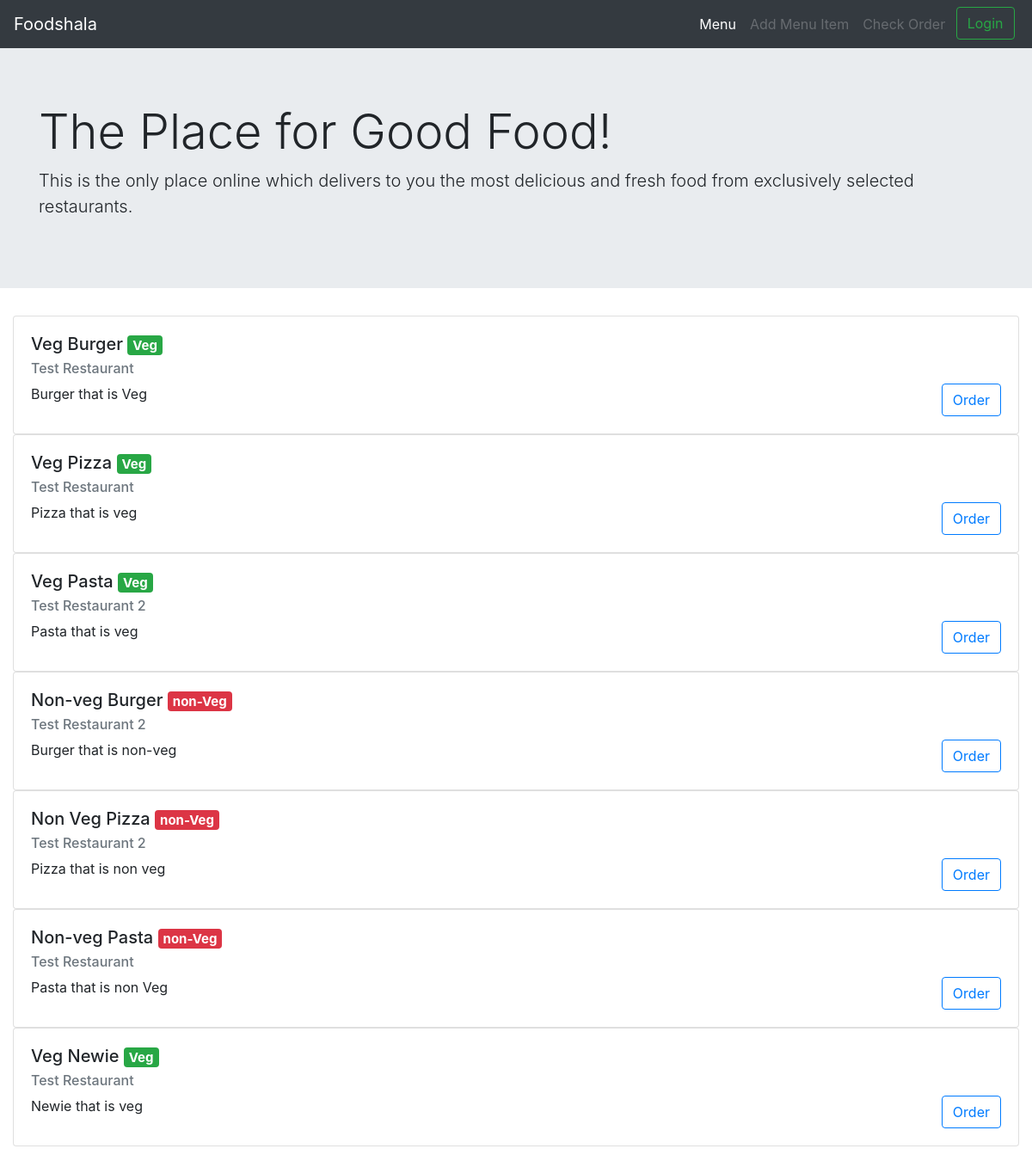
The page / on the database its author committed.
### tables this page shows
CREATE TABLE `menu` (
  `itemId` int(10) NOT NULL,
  `itemName` varchar(128) NOT NULL,
  `itemDescription` varchar(255) NOT NULL,
  `itemRestaurantId` int(11) NOT NULL,
  `itemPreference` enum('Veg','NonVeg') DEFAULT NULL
);

CREATE TABLE `users` (
  `userId` int(10) NOT NULL,
  `userName` varchar(128) NOT NULL,
  `userType` enum('Customer','Restaurant') DEFAULT 'Customer',
  `userEmail` varchar(128) NOT NULL,
  `userPassword` varchar(128) NOT NULL,
  `userPreference` enum('Veg','NonVeg') DEFAULT NULL
);

### index.php (the view, shortened to what this page needs)
<?php
$logged_in = false;
$disabled = '';
$disabledforc = '';
if (isset($_SESSION['type'])) {
    if ($_SESSION['type'] == 'Customer') {
        $disabled = 'disabled';
        $disabledforc = '';
    }
    else {
        $disabledforc = 'disabled';
    }
}
else {
    $disabled = 'disabled';
    $disabledforc = '';
}
$servername = "localhost";
$username = "root";
$password = "root";
$dbname = "foodshala";
try {
    $conn = new PDO("mysql:host=$servername;dbname=$dbname", $username, $password);
    $conn->setAttribute(PDO::ATTR_ERRMODE, PDO::ERRMODE_EXCEPTION);
    $stmt = $conn->prepare("SELECT itemId, itemName, itemDescription, userName, itemPreference FROM menu, users WHERE menu.itemRestaurantId=users.userId");
    $stmt->execute();
}
catch(PDOException $e) {
  echo "Error: " . $e->getMessage();
}
?>
<!DOCTYPE html>
<html lang="en">
    <head>
        <link rel="stylesheet" href="https://stackpath.bootstrapcdn.com/bootstrap/4.5.0/css/bootstrap.min.css">
    </head>
    <body>
        <nav class="navbar navbar-expand-lg navbar-dark bg-dark">
            <a class="navbar-brand" href="#">Foodshala</a>
            <div class="collapse navbar-collapse" id="navbarSupportedContent">
                <ul class="navbar-nav ml-auto">
                    <li class="nav-item active">
                        <a class="nav-link" href="#">Menu<span class="sr-only">(current)</span></a>
                    </li>
                    <li class="nav-item">
                        <a class="nav-link <?php echo $disabled;?>" href="addMenuItem.php" >Add Menu Item</a>
                    </li>
                    <li class="nav-item">
                        <a class="nav-link <?php echo $disabled;?>" href="orders.php" >Check Order</a>
                    </li>
                    <?php if($logged_in == false){
                    echo '<li class="nav-item">';
                        echo '<a class="btn btn-outline-success" href="login.php" role="button">Login</a>';
                    echo '</li>';}
                    else {
                        echo '<li class="nav-item">';
                            echo '<a class="btn btn-outline-success" href="#" role="button">Logged in as '.$_SESSION['name'].'</a>';
                        echo '</li>';}
                    ?>
                </ul>
            </div>
        </nav>
        <div class="jumbotron jumbotron-fluid">
            <div class="container">
                <h1 class="display-4">The Place for Good Food!</h1>
                <p class="lead">This is the only place online which delivers to you the most delicious and fresh food from exclusively selected restaurants.</p>
            </div>
        </div>
        <div class="container-fluid">
            <?php while ($row = $stmt->fetch()) {
            echo '<div class="card">';
                echo '<div class="card-body">';
                    echo '<h5 class="card-title">' . $row['itemName'];
                    if($row['itemPreference']=='Veg')
                    {
                        echo '&nbsp;<span class="badge badge-success">Veg</span>';
                    }
                    else {
                        echo '&nbsp;<span class="badge badge-danger">non-Veg</span>';
                    }
                    echo '</h5>';
                    echo '<h6 class="card-subtitle mb-2 text-muted">' . $row['userName'] . '</h6>';
                    echo '<p class="card-text">' . $row['itemDescription'];
                        echo '<a  href="index.php?item=' . $row['itemId']. '" class="btn btn-outline-primary float-right '.$disabledforc.'" role="button">Order</a>';
                    echo '</p>';
                echo '</div>';
            echo '</div>';}
            ?>
        </div>
        <br>
    </body>
</html>

### rows shown on the page
menu: itemName "Veg Burger", itemPreference "Veg", itemRestaurantId.userName "Test Restaurant", itemDescription "Burger that is Veg"
menu: itemName "Veg Pizza", itemPreference "Veg", itemRestaurantId.userName "Test Restaurant", itemDescription "Pizza that is veg"
menu: itemName "Veg Pasta", itemPreference "Veg", itemRestaurantId.userName "Test Restaurant 2", itemDescription "Pasta that is veg"
menu: itemName "Non-veg Burger", itemPreference "non-Veg", itemRestaurantId.userName "Test Restaurant 2", itemDescription "Burger that is non-veg"
menu: itemName "Non Veg Pizza", itemPreference "non-Veg", itemRestaurantId.userName "Test Restaurant 2", itemDescription "Pizza that is non veg"
menu: itemName "Non-veg Pasta", itemPreference "non-Veg", itemRestaurantId.userName "Test Restaurant", itemDescription "Pasta that is non Veg"
menu: itemName "Veg Newie", itemPreference "Veg", itemRestaurantId.userName "Test Restaurant", itemDescription "Newie that is veg"
